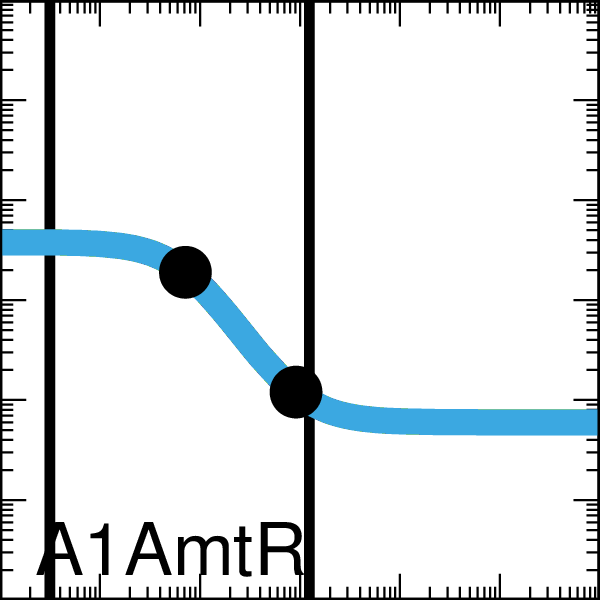

Recreate this plot in gnuplot.

set output "demo_FixedGatesDigital0x00_001_A000_xfer_model_A1_AmtR.eps"
set terminal postscript eps enhanced color "Helvetica, 35" size 2,2
set logscale x
set logscale y
set lmargin screen 0.0
set rmargin screen 1.0
set tmargin screen 1.0
set bmargin screen 0.0
set size ratio 1.0
set border linewidth 2
set tics scale 2
set mxtics 10
set mytics 10
set key bottom left
set key samplen -1
set xrange [0.001:1000.0]
set yrange [0.001:1000.0]
set format y "10^{%L}"    
set format x "10^{%L}"    
set format x ""    
set xlabel '00010001'
set arrow from 0.0031468447529685913,0.001 to 0.0031468447529685913,1000.0 nohead lw 10 lt 2 lc rgb '#000000'
set arrow from 1.2457441836735461,0.001 to 1.2457441836735461,1000.0 nohead lw 10 lt 2 lc rgb '#000000'
ymin = 0.06
ymax = 3.8
K = 0.07
n = 1.6
set dummy x

plot ymin+(ymax-ymin)/(1.0+(x/K)**n) lw 25 lc rgb '#3BA9E0' title 'A1AmtR',\
 "<echo '1 2'" using (0.071418036):(1.8999999942505164)  with points pt 7 ps 4 lc rgb 'black' notitle,\
 "<echo '1 2'" using (0.917082477):(0.11999999997380284)  with points pt 7 ps 4 lc rgb 'black' notitle
